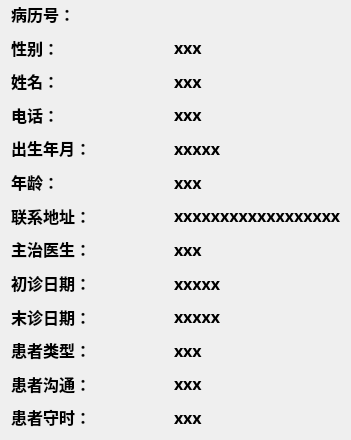
      <widget class="QWidget" name="page_10">
       <widget class="QWidget" name="layoutWidget">
        <property name="geometry">
         <rect>
          <x>11</x>
          <y>0</y>
          <width>331</width>
          <height>431</height>
         </rect>
        </property>
        <layout class="QGridLayout" name="gridLayout">
         <item row="0" column="0">
          <widget class="QLabel" name="label">
           <property name="font">
            <font>
             <family>Aharoni</family>
             <pointsize>12</pointsize>
             <weight>75</weight>
             <bold>true</bold>
            </font>
           </property>
           <property name="text">
            <string>病历号：</string>
           </property>
          </widget>
         </item>
         <item row="0" column="1">
          <widget class="QLabel" name="lb1_1_1_patietn_num">
           <property name="font">
            <font>
             <family>Aharoni</family>
             <pointsize>12</pointsize>
             <weight>75</weight>
             <bold>true</bold>
            </font>
           </property>
           <property name="text">
            <string/>
           </property>
          </widget>
         </item>
         <item row="1" column="0">
          <widget class="QLabel" name="label_3">
           <property name="font">
            <font>
             <family>Aharoni</family>
             <pointsize>12</pointsize>
             <weight>75</weight>
             <bold>true</bold>
            </font>
           </property>
           <property name="text">
            <string>性别：</string>
           </property>
          </widget>
         </item>
         <item row="1" column="1">
          <widget class="QLabel" name="lb1_1_3_patient_sex">
           <property name="font">
            <font>
             <family>Aharoni</family>
             <pointsize>12</pointsize>
             <weight>75</weight>
             <bold>true</bold>
            </font>
           </property>
           <property name="text">
            <string>xxx</string>
           </property>
          </widget>
         </item>
         <item row="2" column="0">
          <widget class="QLabel" name="label_2">
           <property name="font">
            <font>
             <family>Aharoni</family>
             <pointsize>12</pointsize>
             <weight>75</weight>
             <bold>true</bold>
            </font>
           </property>
           <property name="text">
            <string>姓名：</string>
           </property>
          </widget>
         </item>
         <item row="2" column="1">
          <widget class="QLabel" name="lb1_1_2_patient_name">
           <property name="font">
            <font>
             <family>Aharoni</family>
             <pointsize>12</pointsize>
             <weight>75</weight>
             <bold>true</bold>
            </font>
           </property>
           <property name="text">
            <string>xxx</string>
           </property>
          </widget>
         </item>
         <item row="3" column="0">
          <widget class="QLabel" name="label_4">
           <property name="font">
            <font>
             <family>Aharoni</family>
             <pointsize>12</pointsize>
             <weight>75</weight>
             <bold>true</bold>
            </font>
           </property>
           <property name="text">
            <string>电话：</string>
           </property>
          </widget>
         </item>
         <item row="3" column="1">
          <widget class="QLabel" name="lb1_1_4_patient_tel">
           <property name="font">
            <font>
             <family>Aharoni</family>
             <pointsize>12</pointsize>
             <weight>75</weight>
             <bold>true</bold>
            </font>
           </property>
           <property name="text">
            <string>xxx</string>
           </property>
          </widget>
         </item>
         <item row="4" column="0">
          <widget class="QLabel" name="label_5">
           <property name="font">
            <font>
             <family>Aharoni</family>
             <pointsize>12</pointsize>
             <weight>75</weight>
             <bold>true</bold>
            </font>
           </property>
           <property name="text">
            <string>出生年月：</string>
           </property>
          </widget>
         </item>
         <item row="4" column="1">
          <widget class="QLabel" name="lb1_1_6_patient_age_2">
           <property name="font">
            <font>
             <family>Aharoni</family>
             <pointsize>12</pointsize>
             <weight>75</weight>
             <bold>true</bold>
            </font>
           </property>
           <property name="text">
            <string>xxxxx</string>
           </property>
          </widget>
         </item>
         <item row="5" column="0">
          <widget class="QLabel" name="label_6">
           <property name="font">
            <font>
             <family>Aharoni</family>
             <pointsize>12</pointsize>
             <weight>75</weight>
             <bold>true</bold>
            </font>
           </property>
           <property name="text">
            <string>年龄：</string>
           </property>
          </widget>
         </item>
         <item row="5" column="1">
          <widget class="QLabel" name="lb1_1_6_patient_age">
           <property name="font">
            <font>
             <family>Aharoni</family>
             <pointsize>12</pointsize>
             <weight>75</weight>
             <bold>true</bold>
            </font>
           </property>
           <property name="text">
            <string>xxx</string>
           </property>
          </widget>
         </item>
         <item row="6" column="0">
          <widget class="QLabel" name="label_7">
           <property name="font">
            <font>
             <family>Aharoni</family>
             <pointsize>12</pointsize>
             <weight>75</weight>
             <bold>true</bold>
            </font>
           </property>
           <property name="text">
            <string>联系地址：</string>
           </property>
          </widget>
         </item>
         <item row="6" column="1">
          <widget class="QLabel" name="lb1_1_7_patient_add">
           <property name="font">
            <font>
             <family>Aharoni</family>
             <pointsize>12</pointsize>
             <weight>75</weight>
             <bold>true</bold>
            </font>
           </property>
           <property name="text">
            <string>xxxxxxxxxxxxxxxxxx</string>
           </property>
          </widget>
         </item>
         <item row="7" column="0">
          <widget class="QLabel" name="label_8">
           <property name="font">
            <font>
             <family>Aharoni</family>
             <pointsize>12</pointsize>
             <weight>75</weight>
             <bold>true</bold>
            </font>
           </property>
           <property name="text">
            <string>主治医生：</string>
           </property>
          </widget>
         </item>
         <item row="7" column="1">
          <widget class="QLabel" name="lb1_1_8_patient_doctor">
           <property name="font">
            <font>
             <family>Aharoni</family>
             <pointsize>12</pointsize>
             <weight>75</weight>
             <bold>true</bold>
            </font>
           </property>
           <property name="text">
            <string>xxx</string>
           </property>
          </widget>
         </item>
         <item row="8" column="0">
          <widget class="QLabel" name="label_9">
           <property name="font">
            <font>
             <family>Aharoni</family>
             <pointsize>12</pointsize>
             <weight>75</weight>
             <bold>true</bold>
            </font>
           </property>
           <property name="text">
            <string>初诊日期：</string>
           </property>
          </widget>
         </item>
         <item row="8" column="1">
          <widget class="QLabel" name="lb1_1_9_first">
           <property name="font">
            <font>
             <family>Aharoni</family>
             <pointsize>12</pointsize>
             <weight>75</weight>
             <bold>true</bold>
            </font>
           </property>
           <property name="text">
            <string>xxxxx</string>
           </property>
          </widget>
         </item>
         <item row="9" column="0">
          <widget class="QLabel" name="label_10">
           <property name="font">
            <font>
             <family>Aharoni</family>
             <pointsize>12</pointsize>
             <weight>75</weight>
             <bold>true</bold>
            </font>
           </property>
           <property name="text">
            <string>末诊日期：</string>
           </property>
          </widget>
         </item>
         <item row="9" column="1">
          <widget class="QLabel" name="lb1_1_10_last">
           <property name="font">
            <font>
             <family>Aharoni</family>
             <pointsize>12</pointsize>
             <weight>75</weight>
             <bold>true</bold>
            </font>
           </property>
           <property name="text">
            <string>xxxxx</string>
           </property>
          </widget>
         </item>
         <item row="10" column="0">
          <widget class="QLabel" name="label_11">
           <property name="font">
            <font>
             <family>Aharoni</family>
             <pointsize>12</pointsize>
             <weight>75</weight>
             <bold>true</bold>
            </font>
           </property>
           <property name="text">
            <string>患者类型：</string>
           </property>
          </widget>
         </item>
         <item row="10" column="1">
          <widget class="QLabel" name="lb1_1_11_type">
           <property name="font">
            <font>
             <family>Aharoni</family>
             <pointsize>12</pointsize>
             <weight>75</weight>
             <bold>true</bold>
            </font>
           </property>
           <property name="text">
            <string>xxx</string>
           </property>
          </widget>
         </item>
         <item row="11" column="0">
          <widget class="QLabel" name="label_12">
           <property name="font">
            <font>
             <family>Aharoni</family>
             <pointsize>12</pointsize>
             <weight>75</weight>
             <bold>true</bold>
            </font>
           </property>
           <property name="text">
            <string>患者沟通：</string>
           </property>
          </widget>
         </item>
         <item row="11" column="1">
          <widget class="QLabel" name="lb1_1_12_communictation">
           <property name="font">
            <font>
             <family>Aharoni</family>
             <pointsize>12</pointsize>
             <weight>75</weight>
             <bold>true</bold>
            </font>
           </property>
           <property name="text">
            <string>xxx</string>
           </property>
          </widget>
         </item>
         <item row="12" column="0">
          <widget class="QLabel" name="label_13">
           <property name="font">
            <font>
             <family>Aharoni</family>
             <pointsize>12</pointsize>
             <weight>75</weight>
             <bold>true</bold>
            </font>
           </property>
           <property name="text">
            <string>患者守时：</string>
           </property>
          </widget>
         </item>
         <item row="12" column="1">
          <widget class="QLabel" name="lb1_1_13_keeping_time">
           <property name="font">
            <font>
             <family>Aharoni</family>
             <pointsize>12</pointsize>
             <weight>75</weight>
             <bold>true</bold>
            </font>
           </property>
           <property name="text">
            <string>xxx</string>
           </property>
          </widget>
         </item>
        </layout>
       </widget>
      </widget>
